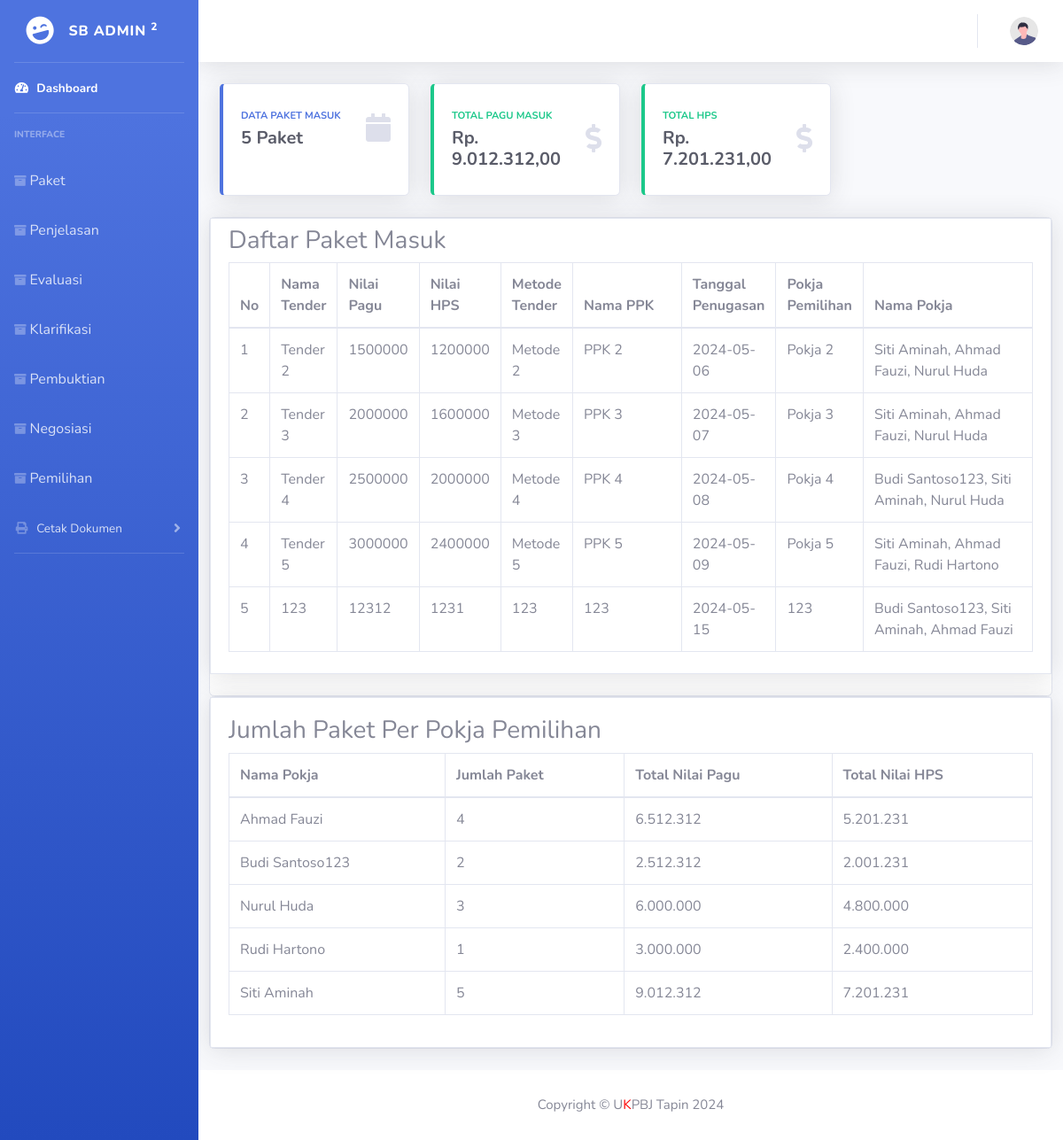
/index.php/dashboard, run on an earlier commit of the app's database.
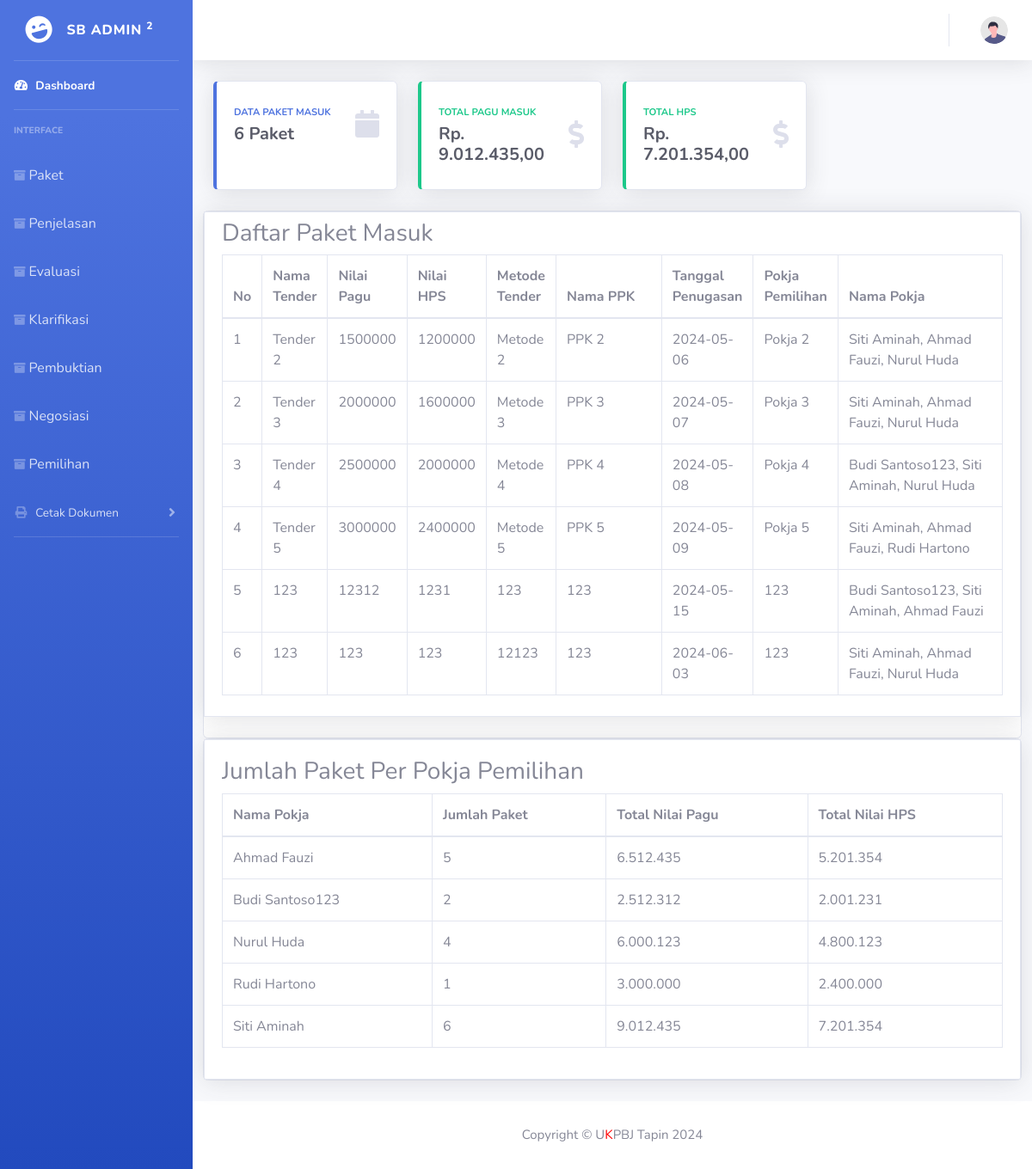
And on a later commit of the database.
### tables this page shows
CREATE TABLE `paket` (
  `Id_kode_tender` int(10) NOT NULL,
  `kode_tender` text NOT NULL,
  `Id_pokja` varchar(10) DEFAULT NULL,
  `no_dokumen_pemilihan` text NOT NULL,
  `Nama_tender` varchar(100) DEFAULT NULL,
  `Nilai_Pagu` int(30) DEFAULT NULL,
  `Kode_RUP` int(15) DEFAULT NULL,
  `Nilai_HPS` int(20) DEFAULT NULL,
  `Kode_anggaran` int(15) DEFAULT NULL,
  `Metode_tender` varchar(20) DEFAULT NULL,
  `Nama_PPK` varchar(50) DEFAULT NULL,
  `NIP_PPK` int(20) DEFAULT NULL,
  `No_SK` varchar(20) DEFAULT NULL,
  `Unit_kerja` varchar(50) DEFAULT NULL,
  `Tgl_permohonan` date DEFAULT NULL,
  `Tgl_penugasan` date DEFAULT NULL,
  `Pokja_pemilihan` varchar(20) DEFAULT NULL
);

### application/controllers/Dashboard.php (called while the page is built, shortened)
<?php
class Dashboard extends CI_Controller {
    public function __construct() {
        $this->load->model('PokjaMil_model');
        $this->load->model('Paket_model');
    }
    public function index() {
        $data['paket_summary'] = $this->Paket_model->get_paket_summary_by_pokja();
        $data['paket_count'] = $this->Paket_model->get_paket_count();
        $data['pokjas'] = $this->PokjaMil_model->get_all_pokja();
        $data['pakets'] = $this->Paket_model->get_all_paket();
        $totals = $this->Paket_model->get_total_pagu_hps();
        $data['total_pagu'] = $totals->Nilai_Pagu;
        $data['total_hps'] = $totals->Nilai_Hps;
        $this->load->view('Header/Head');
        $this->load->view('Header/Header');
        $this->load->view('dashboard', $data);
        $this->load->view('Footer/Footer');
    }
}
?>

### index.php (called while the page is built, shortened)
<?php
require_once BASEPATH.'core/CodeIgniter.php';

### application/models/Paket_model.php (called while the page is built, shortened)
<?php
class Paket_model extends CI_Model {
    public function get_all_paket() {
        return $this->db->get('paket')->result();
    }
    public function get_total_pagu_hps() {
        $this->db->select_sum('Nilai_Pagu');
        $this->db->select_sum('Nilai_Hps');
        $query = $this->db->get('paket');
        return $query->row();
    }
    public function get_paket_summary_by_pokja() {
        $this->db->select('pokjamil.Nama, COUNT(paket.Id_kode_tender) as total_paket, SUM(paket.Nilai_Pagu) as total_pagu, SUM(paket.Nilai_HPS) as total_hps');
        $this->db->from('paket');
        $this->db->join('pokjamil', 'FIND_IN_SET(pokjamil.id, paket.Id_pokja) > 0', 'left');
        $this->db->group_by('pokjamil.Nama');
        $query = $this->db->get();
        return $query->result();
    }
}
?>

### application/models/PokjaMil_model.php (called while the page is built, shortened)
<?php
class PokjaMil_model extends CI_Model {
    public function get_all_pokja() {
        return $this->db->get('pokjamil')->result();
    }
}
?>

### application/views/dashboard.php (the view, shortened to what the changed rows need)
<div class="container-fluid">
    <div class="row">
        <div class="col-xl-3 col-md-6 mb-4">
            <div class="card border-left-primary shadow h-100 py-2">
                <div class="card-body">
                    <div class="row no-gutters align-items-center">
                        <div class="col mr-2">
                            <div class="text-xs font-weight-bold text-primary text-uppercase mb-1">
                                Data Paket Masuk</div>
                            <div class="h5 mb-0 font-weight-bold text-gray-800"><?= $paket_count ?> Paket</div>
                        </div>
                    </div>
                </div>
            </div>
        </div>
        <div class="col-xl-3 col-md-6 mb-4">
            <div class="card border-left-success shadow h-100 py-2">
                <div class="card-body">
                    <div class="row no-gutters align-items-center">
                        <div class="col mr-2">
                            <div class="text-xs font-weight-bold text-success text-uppercase mb-1">
                                Total Pagu Masuk</div>
                            <div class="h5 mb-0 font-weight-bold text-gray-800">Rp.
                                <?= number_format($total_pagu, 2, ',', '.') ?></div>
                        </div>
                    </div>
                </div>
            </div>
        </div>
        <div class="col-xl-3 col-md-6 mb-4">
            <div class="card border-left-success shadow h-100 py-2">
                <div class="card-body">
                    <div class="row no-gutters align-items-center">
                        <div class="col mr-2">
                            <div class="text-xs font-weight-bold text-success text-uppercase mb-1">
                                Total HPS</div>
                            <div class="h5 mb-0 font-weight-bold text-gray-800">Rp.
                                <?= number_format($total_hps, 2, ',', '.') ?></div>
                        </div>
                    </div>
                </div>
            </div>
        </div>
    </div>
    <div class="row">
        <div class="card" style="width: 100%;">
            <div class="card-body shadow border py-2 mb-4">
                <div class="table-responsive">
                    <table id="example" class="table table-bordered" width="100%" cellspacing="0">
                        <thead>
                            <tr>
                                <th>No</th>
                                <th>Nama Tender</th>
                                <th>Nilai Pagu</th>
                                <th>Nilai HPS</th>
                                <th>Metode Tender</th>
                                <th style="width: 20%;">Nama PPK</th>
                                <th>Tanggal Penugasan</th>
                                <th>Pokja Pemilihan</th>
                                <th style="width: 30%;">Nama Pokja</th>
                            </tr>
                        </thead>
                        <tbody>
                            <?php
        $no = 1;
        foreach ($pakets as $paket): ?>
                            <tr>
                                <td><?= $no++ ?></td>
                                <td><?= $paket->Nama_tender ?></td>
                                <td><?= $paket->Nilai_Pagu ?></td>
                                <td><?= $paket->Nilai_HPS ?></td>
                                <td><?= $paket->Metode_tender ?></td>
                                <td><?= $paket->Nama_PPK ?></td>
                                <td><?= $paket->Tgl_penugasan ?></td>
                                <td><?= $paket->Pokja_pemilihan ?></td>
                                <td>
                                    <?php
                $selected_ids = explode(',', $paket->Id_pokja);
                $pokja_names = array();
                foreach ($selected_ids as $selected_id) {
                    foreach ($pokjas as $pokja) {
                        if ($pokja->id == $selected_id) {
                            $pokja_names[] = $pokja->Nama;
                            break;
                        }
                    }
                }
                echo implode(', ', $pokja_names);
                ?>
                                </td>
                            </tr>
                            <?php endforeach; ?>
                        </tbody>
                    </table>
                </div>
            </div>
        </div>
    </div>
    <div class="row">
        <div class="card" style="width: 100%;">
            <div class="card-body shadow border ">
                <div class="table-responsive">
                    <table id="example" class="table table-bordered" width="100%" cellspacing="0">
                        <thead>
                            <tr>
                                <th>Nama Pokja</th>
                                <th>Jumlah Paket</th>
                                <th>Total Nilai Pagu</th>
                                <th>Total Nilai HPS</th>
                            </tr>
                        </thead>
                        <tbody>
                            <?php foreach ($paket_summary as $summary): ?>
                            <tr>
                                <td><?= $summary->Nama ?></td>
                                <td><?= $summary->total_paket ?></td>
                                <td><?= number_format($summary->total_pagu, 0, ',', '.') ?></td>
                                <td><?= number_format($summary->total_hps, 0, ',', '.') ?></td>
                            </tr>
                            <?php endforeach; ?>
                        </tbody>
                    </table>
                </div>
            </div>
        </div>
    </div>
</div>
</div>

What changed in the data, as far as the page shows it:
added paket: Nama_tender "123", Nilai_Pagu "123", Nilai_HPS "123", Metode_tender "12123", Nama_PPK "123", Tgl_penugasan "2024-06-03", Pokja_pemilihan "123", pokja_names "Siti Aminah, Ahmad Fauzi, Nurul Huda"
Also different on the page:
$paket_count: "5" → "6"
$total_pagu: "9.012.312,00" → "9.012.435,00"
$total_hps: "7.201.231,00" → "7.201.354,00"
new list line: "Ahmad Fauzi 5 6.512.435 5.201.354"
new list line: "Nurul Huda 4 6.000.123 4.800.123"
new list line: "Siti Aminah 6 9.012.435 7.201.354"
list line gone: "Ahmad Fauzi 4 6.512.312 5.201.231"
list line gone: "Nurul Huda 3 6.000.000 4.800.000"
list line gone: "Siti Aminah 5 9.012.312 7.201.231"
